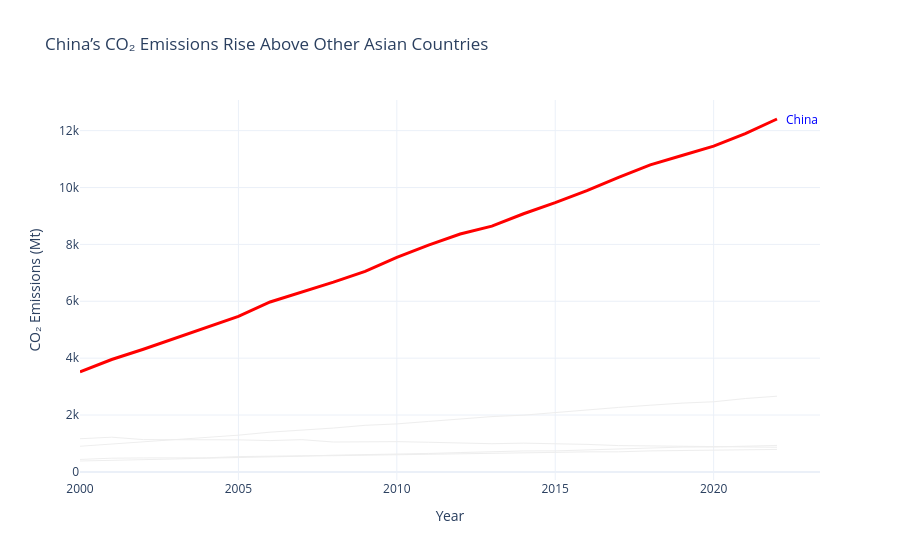

Write notebook code for a chart like this one.
### Markdown cell above
---
## Task — Multi-Series Line Chart with Highlight

**What to build:** A line chart showing CO2 emissions over time for **all Asian countries** in the dataset, with one country highlighted.

**Requirements:**
- All countries shown (for context), but only **one highlighted in colour** — your choice which
- All other lines in grey (#EEEEEE), thinner
- Highlighted country **labelled directly** at the end of its line (not in a legend)
- Insight title that names the highlighted country and its story

### Code cell
import plotly.graph_objects as go

asia = df[df['Region'] == 'Asia']
fig = go.Figure()

for country, data in asia.groupby('Country'):
    data = data.sort_values('Year')
    fig.add_trace(go.Scatter(
        x=data['Year'], y=data['CO2_Mt'], mode='lines',
        line=dict(color='red' if country == 'China' else '#EEEEEE',
                  width=3 if country == 'China' else 1),
        showlegend=False
    ))

china = asia[asia['Country'] == 'China'].sort_values('Year')
if not china.empty:
    fig.add_annotation(
        x=china['Year'].iloc[-1], y=china['CO2_Mt'].iloc[-1],
        text='China', showarrow=False, xshift=25,
        font=dict(color='Blue')
    )

fig.update_layout(
    title='China’s CO₂ Emissions Rise Above Other Asian Countries',
    xaxis_title='Year',
    yaxis_title='CO₂ Emissions (Mt)',
    template='plotly_white'
)
fig.show()

### Figure 1 — Plotly figure (JSON) as saved in the notebook; plotly's stock layout.template omitted (floating-point values rounded to 4 significant figures)
{"data": [{"line": {"color": "red", "width": 3}, "mode": "lines", "showlegend": false, "type": "scatter", "x": [2000, 2001, 2002, 2003, 2004, 2005, 2006, 2007, 2008, 2009, 2010, 2011, 2012, 2013, 2014, 2015, 2016, 2017, 2018, 2019, 2020, 2021, 2022], "y": [3514.0, 3952.0, 4312.0, 4692.0, 5079.0, 5468.0, 5974.0, 6323.0, 6673.0, 7053.0, 7543.0, 7972.0, 8365.0, 8641.0, 9078.0, 9466.0, 9887.0, 10360.0, 10790.0, 11130.0, 11450.0, 11900.0, 12410.0]}, {"line": {"color": "#EEEEEE", "width": 1}, "mode": "lines", "showlegend": false, "type": "scatter", "x": [2000, 2001, 2002, 2003, 2004, 2005, 2006, 2007, 2008, 2009, 2010, 2011, 2012, 2013, 2014, 2015, 2016, 2017, 2018, 2019, 2020, 2021, 2022], "y": [901.6, 974.6, 1056.0, 1146.0, 1205.0, 1291.0, 1396.0, 1466.0, 1542.0, 1637.0, 1687.0, 1774.0, 1865.0, 1945.0, 1994.0, 2092.0, 2177.0, 2267.0, 2345.0, 2419.0, 2466.0, 2580.0, 2661.0]}, {"line": {"color": "#EEEEEE", "width": 1}, "mode": "lines", "showlegend": false, "type": "scatter", "x": [2000, 2001, 2002, 2003, 2004, 2005, 2006, 2007, 2008, 2009, 2010, 2011, 2012, 2013, 2014, 2015, 2016, 2017, 2018, 2019, 2020, 2021, 2022], "y": [382.8, 400.4, 430.7, 453.8, 482.6, 501.9, 533.0, 551.8, 586.6, 602.5, 614.5, 647.3, 680.1, 717.7, 736.3, 738.2, 768.8, 813.7, 834.8, 872.3, 876.5, 898.5, 930.5]}, {"line": {"color": "#EEEEEE", "width": 1}, "mode": "lines", "showlegend": false, "type": "scatter", "x": [2000, 2001, 2002, 2003, 2004, 2005, 2006, 2007, 2008, 2009, 2010, 2011, 2012, 2013, 2014, 2015, 2016, 2017, 2018, 2019, 2020, 2021, 2022], "y": [1166.0, 1220.0, 1136.0, 1131.0, 1151.0, 1127.0, 1101.0, 1133.0, 1050.0, 1061.0, 1064.0, 1042.0, 1005.0, 990.9, 1010.0, 996.6, 967.4, 925.1, 916.6, 914.5, 902.8, 898.1, 865.1]}, {"line": {"color": "#EEEEEE", "width": 1}, "mode": "lines", "showlegend": false, "type": "scatter", "x": [2000, 2001, 2002, 2003, 2004, 2005, 2006, 2007, 2008, 2009, 2010, 2011, 2012, 2013, 2014, 2015, 2016, 2017, 2018, 2019, 2020, 2021, 2022], "y": [438.1, 481.5, 490.6, 490.8, 494.6, 537.2, 539.0, 566.1, 570.0, 585.4, 595.9, 620.6, 631.1, 649.6, 646.2, 686.5, 704.0, 706.0, 738.5, 750.8, 755.8, 777.3, 789.5]}], "layout": {"annotations": [{"font": {"color": "Blue"}, "showarrow": false, "text": "China", "x": 2022, "xshift": 25, "y": 12410.0}], "title": {"text": "China’s CO₂ Emissions Rise Above Other Asian Countries"}, "xaxis": {"title": {"text": "Year"}}, "yaxis": {"title": {"text": "CO₂ Emissions (Mt)"}}}}
